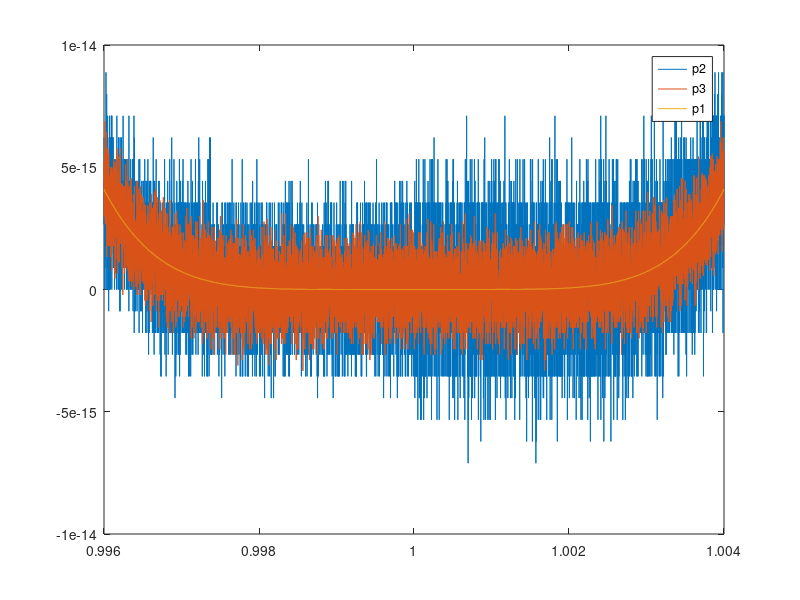

The MATLAB script that drew this image: (Note: this script raises an error after producing the figure.)
clear
close all
clc

x=linspace(0.996,1.004,10000);

%NB: p1, p2 e p3 sono rappresentazioni equivalenti (su carta)
p1=(x-1).^6;
p2=x.^6-6*x.^5+15*x.^4-20*x.^3+15*x.^2-6*x+1;
p3=1+x.*(-6+x.*(15+x.*(-20+x.*(15+x.*(-6+x)))));

figure('Name','Errore di Cancelazione');

plot(x,p2,x,p3,x,p1);
l=legend('p2','p3','p1');
l.set('Location','SouthWest');
grid on
axis tight
xlabel('x');
ylabel('y');

%Rappresentazione corretta data da p1
%Gli altri due grafici presentano molte oscillazioni, date dalla
%cancellazione di cifre significative durante le somme -> Mostrano
%l'instabilità dell'operazione somma
